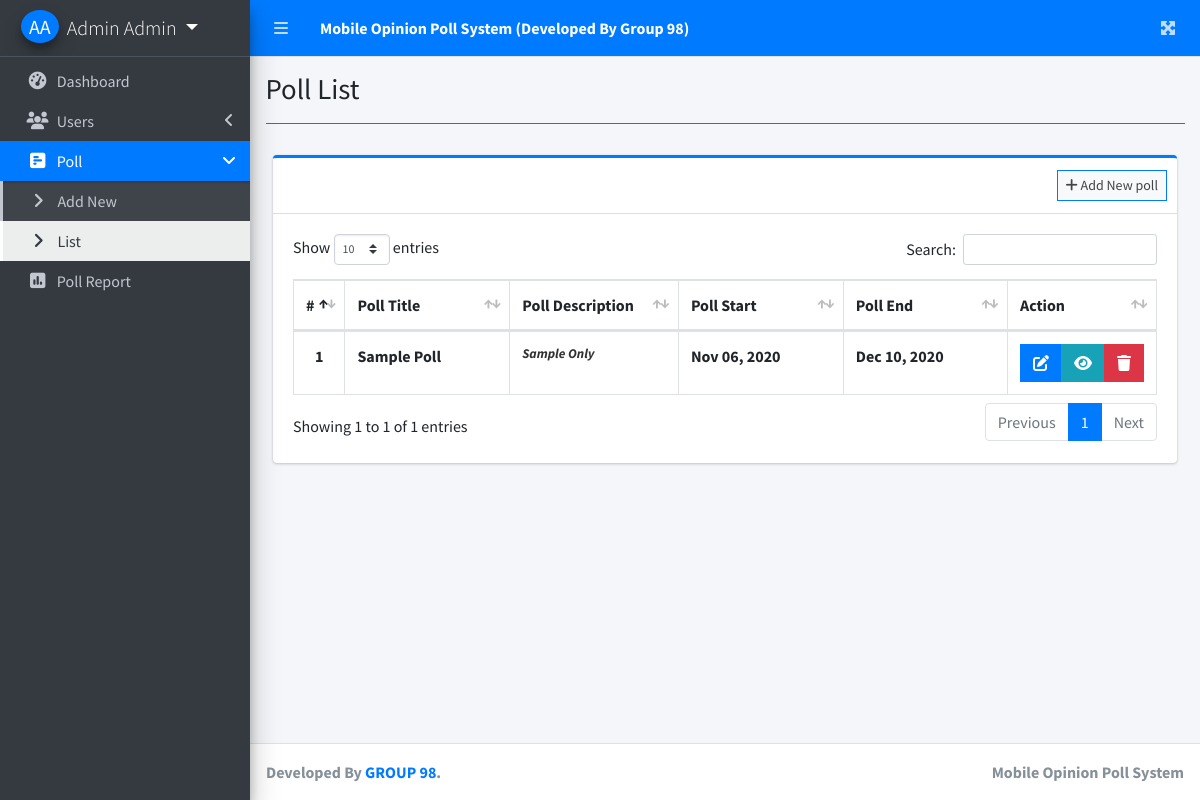
The page /index.php?page=poll_list (signed in) on the database its author committed.
### tables this page shows
CREATE TABLE `poll_set` (
  `id` int(30) NOT NULL,
  `title` varchar(200) NOT NULL,
  `description` text NOT NULL,
  `user_id` int(30) NOT NULL,
  `start_date` date NOT NULL,
  `end_date` date NOT NULL,
  `date_created` datetime NOT NULL DEFAULT current_timestamp()
);

### poll_list.php (the view, shortened to what this page needs)
<?php include'db_connect.php' ?>
<div class="col-lg-12">
	<div class="card card-outline card-primary">
		<div class="card-header">
			<div class="card-tools">
				<a class="btn btn-block btn-sm btn-default btn-flat border-primary" href="./index.php?page=new_poll"><i class="fa fa-plus"></i> Add New poll</a>
			</div>
		</div>
		<div class="card-body">
			<table class="table tabe-hover table-bordered" id="list">
				<colgroup>
					<col width="5%">
					<col width="20%">
					<col width="20%">
					<col width="20%">
					<col width="20%">
					<col width="15%">
				</colgroup>
				<thead>
					<tr>
						<th class="text-center">#</th>
						<th>Poll Title</th>
						<th>Poll Description</th>
						<th>Poll Start</th>
						<th>Poll End</th>
						<th>Action</th>
					</tr>
				</thead>
				<tbody>
					<?php
					$i = 1;
					$qry = $conn->query("SELECT * FROM poll_set order by date(start_date) asc,date(end_date) asc ");
					while($row= $qry->fetch_assoc()):
					?>
					<tr>
						<th class="text-center"><?php echo $i++ ?></th>
						<td><b><?php echo ucwords($row['title']) ?></b></td>
						<td><b class="truncate"><?php echo $row['description'] ?></b></td>
						<td><b><?php echo date("M d, Y",strtotime($row['start_date'])) ?></b></td>
						<td><b><?php echo date("M d, Y",strtotime($row['end_date'])) ?></b></td>
						<td class="text-center">
		                    <div class="btn-group">
		                        <a href="./index.php?page=edit_poll&id=<?php echo $row['id'] ?>" class="btn btn-primary btn-flat">
		                          <i class="fas fa-edit"></i>
		                        </a>
		                        <a  href="./index.php?page=view_poll&id=<?php echo $row['id'] ?>" class="btn btn-info btn-flat">
		                          <i class="fas fa-eye"></i>
		                        </a>
		                        <button type="button" class="btn btn-danger btn-flat delete_poll" data-id="<?php echo $row['id'] ?>">
		                          <i class="fas fa-trash"></i>
		                        </button>
	                      </div>
						</td>
					</tr>
				<?php endwhile; ?>
				</tbody>
			</table>
		</div>
	</div>
</div>

### rows shown on the page
poll_set: title "Sample Poll", description "Sample Only", start_date "Nov 06, 2020", end_date "Dec 10, 2020"

### other values the page prints
$_SESSION['login_firstname'].' '.$_SESSION['login_lastname'] "Admin Admin"
$title "Poll List"
